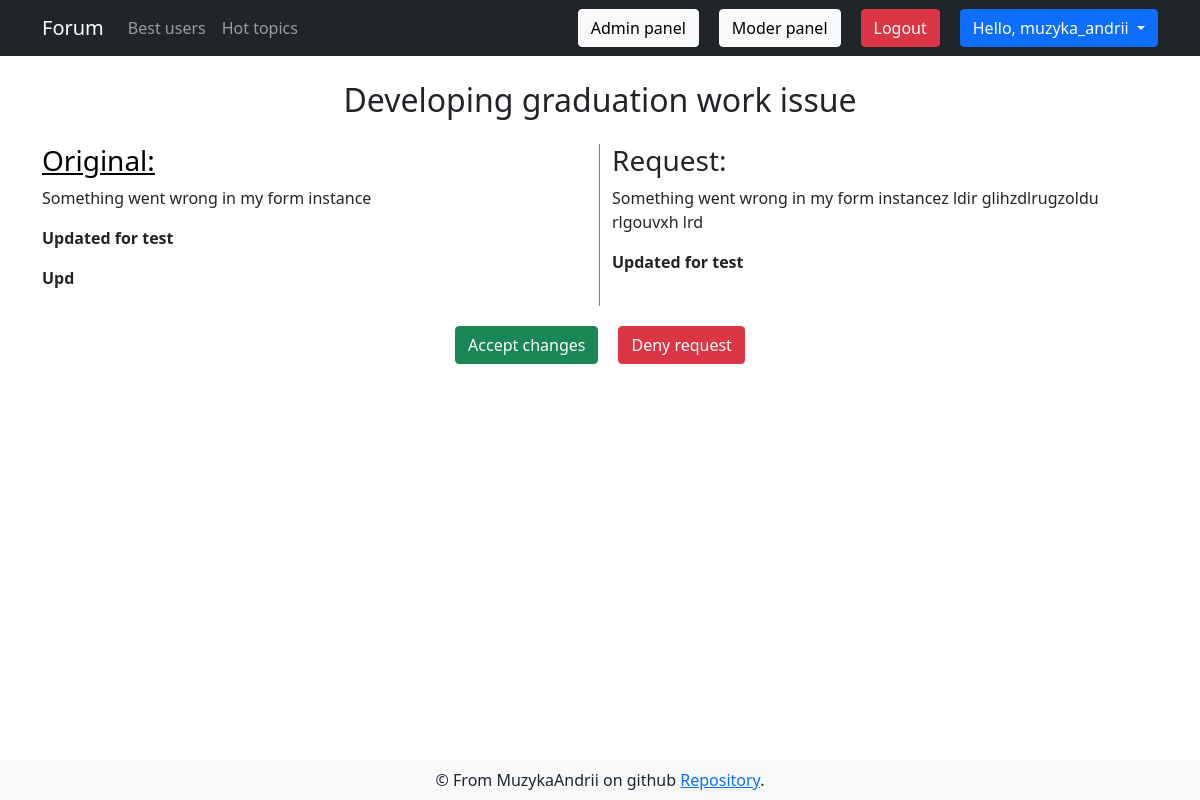
The app's page /user/edit_request/6 (signed in) with its own data.
### app/models.py (models this page shows, shortened)
class DbMixin(object):
    def save(self):
        db.session.add(self)
        db.session.commit()

class User(UserMixin, DbMixin, db.Model):
    id = db.Column(db.Integer, primary_key = True, autoincrement=True)
    nickname = db.Column(db.String(30), unique=True, nullable=False)
    email = db.Column(db.String(120), unique=True, nullable=False)
    email_confirmed = db.Column(db.Boolean, default=False)
    password = db.Column(db.String(70), nullable=False)
    about = db.Column(db.Text, default='Hi everyone!')
    website = db.Column(db.String(120))
    register_date = db.Column(db.DateTime, default=dt.utcnow)
    last_seen = db.Column(db.DateTime, default=dt.utcnow)
    is_banned = db.Column(db.Boolean, default=False)
    ban_reason = db.Column(db.String(255))
    created_discussions = db.relationship('Discussion', backref='creator', lazy='dynamic')
    created_comments = db.relationship('Comment', backref='creator', lazy='dynamic')
    avatars = db.relationship('Image', backref='owner', lazy='dynamic')
    edit_requests = db.relationship('Edit_request', backref='editor', lazy='dynamic')
    roles = db.relationship('Role', secondary=users_roles, backref=db.backref('users', lazy='select'))
    def update_last_seen(self):
        self.last_seen = dt.now()
        self.save()
    def has_role(self, role):
        for r in self.roles:
            if r.name == role:
                return True
        return False

class Discussion(DbMixin, db.Model):
    id = db.Column(db.Integer, primary_key = True, autoincrement=True)
    theme = db.Column(db.String, unique=True, nullable=False)
    text = db.Column(db.Text, unique=True, nullable=False)
    theme_id = db.Column(db.Integer, db.ForeignKey('theme.id'), nullable=False)
    tags = db.relationship('Tag', secondary=discussion_tags, backref=db.backref('discussions', lazy='dynamic'))
    comments = db.relationship('Comment', backref='parent_discussion', lazy='dynamic')
    creator_id = db.Column(db.Integer, db.ForeignKey('user.id'), nullable=False)
    edit_requests = db.relationship('Edit_request', backref='target_discussion', lazy='dynamic')
    def build_url(self):
        theme = self.parent_theme
        section_slug = theme.parent_section.slug
        return section_slug, theme.slug

class Edit_request(DbMixin, db.Model):
    id = db.Column(db.Integer, primary_key = True, autoincrement=True)
    text = db.Column(db.Text, unique=True, nullable=False)
    target_id = db.Column(db.Integer, db.ForeignKey('discussion.id'), nullable=False)
    editor_id = db.Column(db.Integer, db.ForeignKey('user.id'), nullable=False)
    is_validated = db.Column(db.Boolean, default=None)

### app/views.py (the view)
@app.route('/user/edit_request/<int:request_id>', methods=['GET'])
@login_required
def edit_request(request_id):
    edit_request, discussion = get_edit_request(request_id)
    return render_template('forum/edit/edit_request.html', edit=edit_request, original=discussion)

### app/controllers/edit_request_controller.py (called while the page is built)
def get_edit_request(edit_request_id: int) -> (Edit_request, Discussion):
    edit_request = Edit_request.query.get_or_404(edit_request_id)
    discussion = edit_request.target_discussion
    return edit_request, discussion

### app/models.py (called while the page is built)
@login.user_loader
def user_loader(user_id):
    return User.query.get(int(user_id))

### app/views.py (called while the page is built)
@app.before_request
def update_last_seen():
    if current_user.is_authenticated:
        current_user.update_last_seen()

@app.before_request
@cache.cached(timeout=60)
def check_banned():
    if current_user.is_authenticated and current_user.is_banned == True:
        ban_reason = current_user.ban_reason
        logout_user()
        return render_template('alerts/banned.html', reason=ban_reason)

### app/templates/forum/edit/edit_request.html (shortened to what this page needs)
{% extends "layouts/base.html" %}
{% block content %}
<div class="container">
    <div class="row">
        <h2 class="col-md-12" style="text-align: center; margin: 25px 0;">{{ original.theme }}</h2>
        {% set statement = '<' + 'script>' %}
        <div style="border-right: 1px solid gray; margin-top: 0;" class="col-md-6">
            {% set section_slug, theme_slug = original.build_url() %}
            <h3><a style="color: black;" href="{{ url_for('discussion', section_slug=section_slug, theme_slug=theme_slug, discussion_id=original.id) }}">Original: </a></h3>
            {{ original.text | replace(statement, '') | markup }}
        </div>
        <div class="col-md-6">
            <h3>Request: </h3>
            {{ edit.text | replace(statement, '') | markup }}
        </div>
        {% if current_user.id == original.creator_id %}
        <div class="col-md-12 d-flex justify-content-center">
            <a href="{{ url_for('submit_request', request_id=edit.id) }}" type="button" class="btn btn-success req-btn">Accept changes</a>
            <a href="{{ url_for('deny_request', request_id=edit.id) }}" type="button" class="btn btn-danger req-btn">Deny request</a>
        </div>
        {% endif %}
    </div>
</div>
{% endblock %}

### app/templates/layouts/base.html (shortened to what this page needs)
<!doctype html>
<html>
<head>
  {% block head %}
  <link href="https://cdn.jsdelivr.net/npm/bootstrap@5.0.0/dist/css/bootstrap.min.css" rel="stylesheet"
>
  <link rel="stylesheet" type="text/css" href="{{ url_for('static',filename='css/style.css') }}">
  {% endblock %}
</head>
<body>
  <nav class="navbar navbar-expand-lg navbar-dark bg-dark">
    <div class="container">
      <a class="navbar-brand" href="{{ url_for('index') }}">Forum</a>
      <div class="collapse navbar-collapse" id="navbarSupportedContent">
        <ul class="navbar-nav me-auto mb-2 mb-lg-0">
          <li class="nav-item">
            <a class="nav-link" aria-current="page" href="{{url_for('list_users')}}">Best users</a>
          </li>
          <li class="nav-item">
            <a class="nav-link" href="{{ url_for('hot_topics') }}">Hot topics</a>
          </li>
        </ul>
        <form class="d-flex">
          {% if current_user.is_anonymous %}
          <a href="{{ url_for('auth.register') }}" type="button" class="btn login-btn btn-secondary">Register</a>
          <a href="{{ url_for('auth.login') }}" type="button" class="btn btn-secondary">Log in</a>
          {% else %}
          {% if current_user.has_role('admin') %}
          <a style="margin-right: 20px;" href="/admin" type="button"
          class="btn btn-light">Admin panel</a>
          {% endif %}
          {% if current_user.has_role('moderator') %}
          <a style="margin-right: 20px;" href="/moder" type="button"
          class="btn btn-light">Moder panel</a>
          {% endif %}
          <a style="margin-right: 20px;" href="{{ url_for('auth.logout') }}" type="button"
            class="btn btn-danger">Logout</a>
          <div class="dropdown">
            <button class="btn btn-primary dropdown-toggle" type="button" id="dropdownMenuButton1" data-bs-toggle="dropdown" aria-expanded="false">
              Hello, {{ current_user.nickname }}
            </button>
          </div>
          {% endif %}
        </form>
      </div>
    </div>
  </nav>
  {% block content %}
  {% endblock %}
  {% block footer %}
  <footer class="navbar fixed-bottom navbar-light bg-light">
    <div class="container" style="justify-content: space-around;">
      <div class="footer-content">
        &copy; From MuzykaAndrii on github
        <a href="https://github.com/MuzykaAndrii/modern-flask-forum">Repository</a>.</div>
    </div>
  </footer>
  {% endblock %}
</body>
</html>

### app/static/css/style.css (style rules this page uses)
.req-btn { margin: 20px 10px; }

### records on screen
User: nickname "muzyka_andrii"
Discussion: theme "Developing graduation work issue", text|markup "Something went wrong in my form instance Updated for test Upd"
Edit_request: text|markup "Something went wrong in my form instancez ldir glihzdlrugzoldu rlgouvxh lrd Updated for test"
